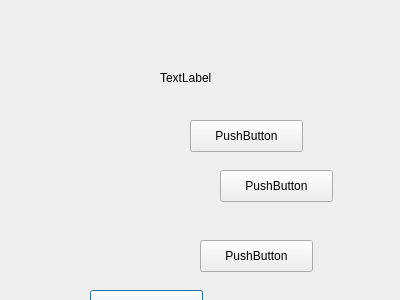
<?xml version="1.0" encoding="UTF-8"?>
<ui version="4.0">
 <class>userHomepage</class>
 <widget class="QDialog" name="userHomepage">
  <property name="geometry">
   <rect>
    <x>0</x>
    <y>0</y>
    <width>400</width>
    <height>300</height>
   </rect>
  </property>
  <property name="windowTitle">
   <string>Dialog</string>
  </property>
  <widget class="QPushButton" name="deleteFoodUpdate">
   <property name="geometry">
    <rect>
     <x>90</x>
     <y>290</y>
     <width>113</width>
     <height>32</height>
    </rect>
   </property>
   <property name="text">
    <string>PushButton</string>
   </property>
  </widget>
  <widget class="QPushButton" name="startingCitiesButton">
   <property name="geometry">
    <rect>
     <x>220</x>
     <y>170</y>
     <width>113</width>
     <height>32</height>
    </rect>
   </property>
   <property name="text">
    <string>PushButton</string>
   </property>
  </widget>
  <widget class="QLabel" name="welcomeLabel">
   <property name="geometry">
    <rect>
     <x>160</x>
     <y>70</y>
     <width>59</width>
     <height>16</height>
    </rect>
   </property>
   <property name="text">
    <string>TextLabel</string>
   </property>
  </widget>
  <widget class="QPushButton" name="CitiesAndDistancesFromBerlinButton">
   <property name="geometry">
    <rect>
     <x>190</x>
     <y>120</y>
     <width>113</width>
     <height>32</height>
    </rect>
   </property>
   <property name="text">
    <string>PushButton</string>
   </property>
  </widget>
  <widget class="QPushButton" name="purchaseFoodButton">
   <property name="geometry">
    <rect>
     <x>200</x>
     <y>240</y>
     <width>113</width>
     <height>32</height>
    </rect>
   </property>
   <property name="text">
    <string>PushButton</string>
   </property>
  </widget>
 </widget>
 <resources/>
 <connections/>
</ui>
